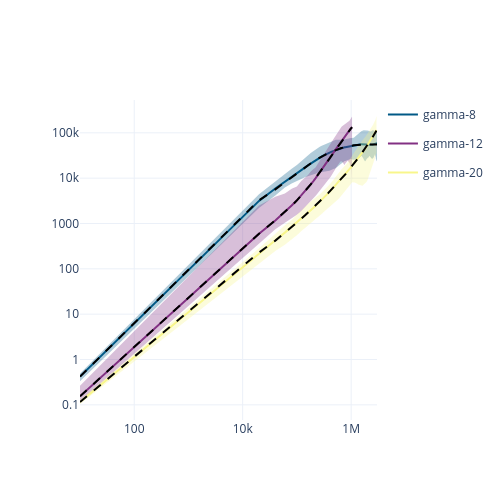
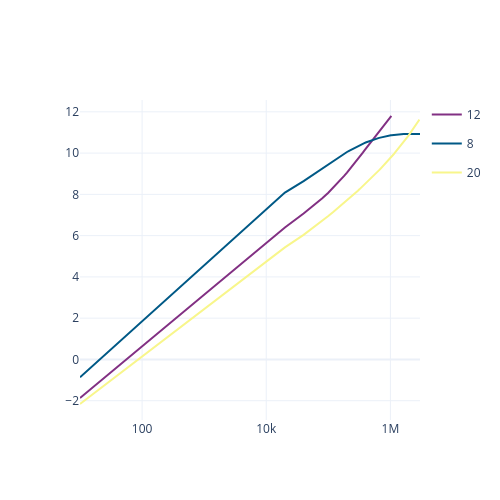
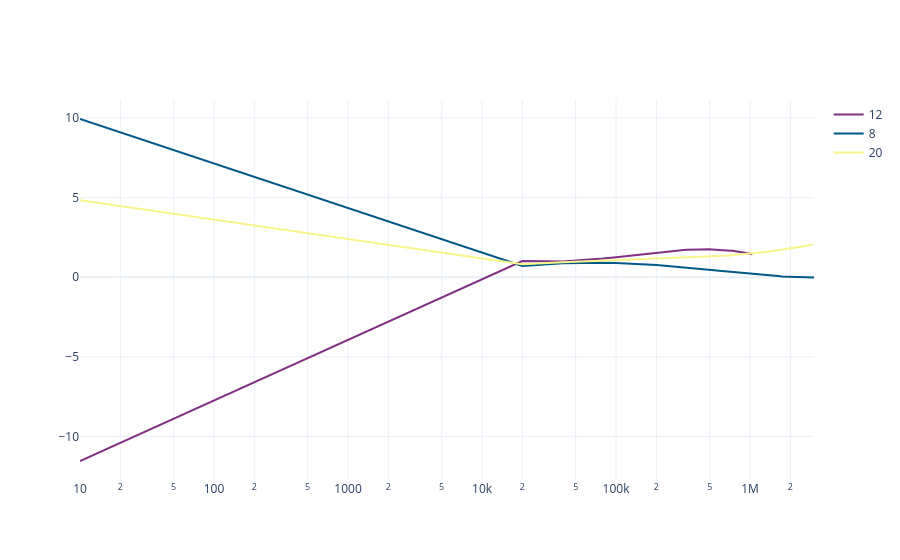

The cell these charts' notebook holds for them, in order:
### Code cell
fig2 = go.Figure(fig.update_layout(
    xaxis_type="log",
    yaxis_type="log",
    width=500,
    height=500
))
fig3 = go.Figure()
fig4 = go.Figure()
for gamma, group in aggdf.group_by("gamma"):
    gamma = gamma[0]
    dt = group["dt"]
    log_dt = dt.log()
    mean = group["mean"]
    poly = np.polynomial.Polynomial.fit(x=dt.log(), y=mean.log(), deg=5).convert()
    fig2.add_trace(go.Scatter(
        x=dt,
        y=np.exp(poly(dt.log())),
        mode="lines",
        line_dash="dash",
        line_color="#000000",
        showlegend=False,
        legendgroup=gamma
    ))

    fig3.add_trace(go.Scatter(
        x=np.exp(log_dt),
        y=poly(log_dt),
        mode="lines",
        line_color=grad(gamma),
        name=gamma,
        legendgroup=gamma
    ))
    
    first_deriv = poly.deriv()
    fig4.add_trace(go.Scatter(
        x=np.exp(log_dt),
        y=first_deriv(log_dt),
        mode="lines",
        line_color=grad(gamma),
        name=str(gamma)
    ))
fig2.show()
fig3.update_layout(
    template="plotly_white",
    xaxis_type="log",
    width=500,
    height=500
).show()
fig4.update_layout(
    template="plotly_white",
    xaxis_type="log"
)
